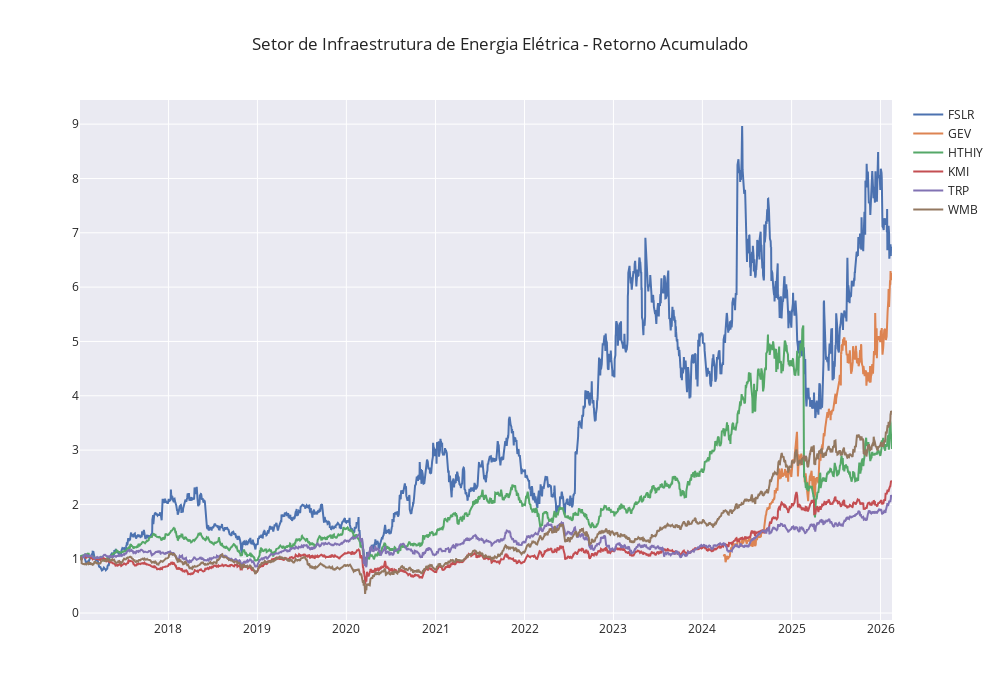

Here is the notebook cell this chart was saved with:
### Code cell
# Calculando o retorno diário
ret_infra_energia = df_infra_energia.pct_change()

# Calculando o retorno acumulado
ret_accum = (1 + ret_infra_energia).cumprod()

# Primeiro dia começa em 1
ret_accum.iloc[0] = 1

# Plotando o retorno acumulado
fig = go.Figure()

for empresa in ret_accum:
    fig.add_trace(go.Scatter(
        x=ret_accum.index,
        y=ret_accum[empresa],
        name=empresa
    ))

fig.update_layout(
    height=700,
    width=1000,
    title_text='Setor de Infraestrutura de Energia Elétrica - Retorno Acumulado',
    template='seaborn'
)

fig.show()

### Figure 1 — Plotly figure (JSON) as saved in the notebook; plotly's stock layout.template omitted (floating-point values rounded to 4 significant figures; data arrays with more than 128 entries replaced by an {"elided": "..."} marker saying what was removed)
{"data": [{"name": "FSLR", "type": "scatter", "x": {"elided": "2293 str values"}, "y": {"elided": "2293 float values"}}, {"name": "GEV", "type": "scatter", "x": {"elided": "2293 str values"}, "y": {"elided": "2293 float values"}}, {"name": "HTHIY", "type": "scatter", "x": {"elided": "2293 str values"}, "y": {"elided": "2293 float values"}}, {"name": "KMI", "type": "scatter", "x": {"elided": "2293 str values"}, "y": {"elided": "2293 float values"}}, {"name": "TRP", "type": "scatter", "x": {"elided": "2293 str values"}, "y": {"elided": "2293 float values"}}, {"name": "WMB", "type": "scatter", "x": {"elided": "2293 str values"}, "y": {"elided": "2293 float values"}}], "layout": {"height": 700, "title": {"text": "Setor de Infraestrutura de Energia Elétrica - Retorno Acumulado"}, "width": 1000}}
